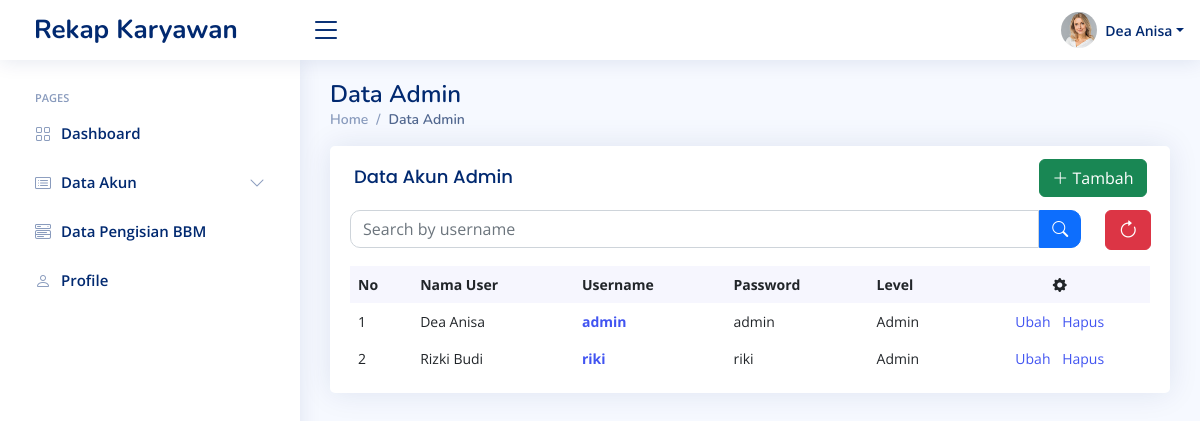
The app's page /data_akun.php?level=Admin (signed in) with its own data.
### tables this page shows
CREATE TABLE `tb_user` (
  `id` int(11) NOT NULL,
  `username` varchar(20) NOT NULL,
  `password` varchar(20) NOT NULL,
  `nama_user` varchar(100) NOT NULL,
  `jenis_kelamin` varchar(10) NOT NULL,
  `no_telpon` varchar(20) NOT NULL,
  `email` varchar(100) NOT NULL,
  `foto_profil` varchar(100) NOT NULL,
  `level` varchar(10) NOT NULL
);

### data_akun.php (the view, shortened to what this page needs)
<?php
require './koneksi.php';
if ($_SESSION['admin']) {
    if ($_SESSION['admin']) {
        $user = $_SESSION['admin'];
    }
}
else{
    header('location:login.php');
}
$sql = mysqli_query($conn, "SELECT * FROM tb_user WHERE username = '$user' ");
$data = mysqli_fetch_assoc($sql);
?>
<!DOCTYPE html>
<html lang="en">
<?php
include 'head.php';
?>
<body>
    <?php
    include './navbar.php';
    ?>
    <main id="main" class="main">
        <div class="pagetitle">
            <?php
            $level = $_GET['level'];
            ?>
            <h1>Data <?= $level ?></h1>
            <nav>
                <ol class="breadcrumb">
                    <li class="breadcrumb-item"><a href="./index.php">Home</a></li>
                    <li class="breadcrumb-item active">Data <?= $level ?></li>
                </ol>
            </nav>
        </div>
        <section class="section dashboard">
            <div class="row">
                <div class="col-lg-12">
                    <div class="row">
                        <div class="col-12">
                            <div class="card top-selling overflow-auto">
                                <div class="card-body pb-0">
                                    <div class="row ms-1">
                                        <h5 class="card-title col-10">Data Akun <?= $level ?></h5>
                                        <a href="./create.php?level=<?= $level ?>" class="col-2 my-auto"><span class="btn btn-success"><i class="bi-plus-lg"></i> Tambah</span></a>
                                    </div>
                                    <div class="mb-3 row">
                                        <div class="col-11">
                                            <form class="search-form d-flex align-items-center" method="POST" action="">
                                                <input type="text" name="search" placeholder="Search by username" class="form-control" style="border-radius: 10px 0 0 10px;" required>
                                                <button type="submit" class="btn btn-primary" style="border-radius: 0 10px 10px 0;"><i class="bi bi-search"></i></button>
                                            </form>
                                        </div>
                                        <div class="col-1">
                                            <a href="" class="btn btn-danger py-1 my-auto" title="Refresh Page"><i class="bi bi-arrow-clockwise fs-5"></i></a>
                                        </div>
                                    </div>
                                    <table class="table table-borderless">
                                        <thead>
                                            <tr>
                                                <th scope="col">No</th>
                                                <th scope="col">Nama User</th>
                                                <th scope="col">Username</th>
                                                <th scope="col">Password</th>
                                                <th scope="col">Level</th>
                                                <th scope="col" class="text-center"><i class="bi bi-gear-fill"></i></th>
                                            </tr>
                                        </thead>
                                        <tbody>
                                            <?php
                                            $no = 1;
                                            if (isset($_POST['search'])) {
                                                $username = $_POST['search'];
                                                $sql = mysqli_query($conn, "SELECT * FROM tb_user WHERE username = '$username' && level = '$level' ");
                                            } else {
                                                $sql = mysqli_query($conn, "SELECT * FROM tb_user WHERE level = '$level' ");
                                            }
                                            while ($data = mysqli_fetch_assoc($sql)) {
                                            ?>
                                                <tr>
                                                    <td><?= $no++ ?></td>
                                                    <td><?= $data['nama_user'] ?></td>
                                                    <td><a type="button" class="text-link fw-bold" data-bs-toggle="modal" data-bs-target="#modalTransaksi<?= $data['id'] ?>"><?= $data['username'] ?></a></td>
                                                    <td><?= $data['password'] ?></td>
                                                    <td><?= $data['level'] ?></td>
                                                    <td class="text-center">
                                                        <a href="./update.php?username=<?= $data['username'] ?>&level=<?= $level ?>" class="me-1">Ubah</a>
                                                        <a href="./delete.php?username=<?= $data['username'] ?>&level=<?= $level ?>" onclick="return confirm('Apakah anda yakin ingin menghapus data tersebut?')" class="ms-1">Hapus</a>
                                                    </td>
                                                </tr>
                                            <?php
                                            }
                                            ?>
                                        </tbody>
                                    </table>
                                </div>
                            </div>
                        </div>
                    </div>
                </div>
            </div>
        </section>
    </main>
</body>
</html>

### navbar.php (shortened to what this page needs)
<header id="header" class="header fixed-top d-flex align-items-center">
    <div class="d-flex align-items-center justify-content-between">
        <a href="./index.php" class="logo d-flex align-items-center">
            <span class="d-none d-lg-block ms-2">Rekap Karyawan</span>
        </a>
        <i class="bi bi-list toggle-sidebar-btn"></i>
    </div>
    <nav class="header-nav ms-auto">
        <ul class="d-flex align-items-center">
            <li class="nav-item dropdown pe-3">
                <a class="nav-link nav-profile d-flex align-items-center pe-0" href="#" data-bs-toggle="dropdown">
                    <?php
                    if ($data['foto_profil'] == '') {
                        if ($data['jenis_kelamin'] == 'L') {
                    ?>
                            <img src="assets/img/profile-img.jpg" alt="Profile" class="rounded-circle">
                        <?php
                        } else {
                        ?>
                            <img src="assets/img/messages-1.jpg" alt="Profile" class="rounded-circle">
                        <?php
                        }
                    } else {
                        ?>
                        <img src="./profile/<?= $data['foto_profil'] ?>" alt="Profile" class="rounded-circle" style="max-width: 40px; height: 50px;">
                    <?php
                    }
                    ?>
                    <span class="d-none d-md-block dropdown-toggle ps-2"><?= $data['nama_user'] ?></span>
                </a>
            </li>
        </ul>
    </nav>
</header>
<aside id="sidebar" class="sidebar">
    <ul class="sidebar-nav" id="sidebar-nav">
        <li class="nav-heading">Pages</li>
        <li class="nav-item">
            <a class="nav-link collapsed" href="./index.php">
                <i class="bi bi-grid"></i>
                <span>Dashboard</span>
            </a>
        </li>
        <?php
        if ($data['level'] == 'Admin') {
        ?>
            <li class="nav-item">
                <a class="nav-link collapsed" data-bs-target="#tables-nav" data-bs-toggle="collapse" href="#">
                    <i class="bi bi-card-list"></i><span>Data Akun</span><i class="bi bi-chevron-down ms-auto"></i>
                </a>
            </li>
            <li class="nav-item">
                <a class="nav-link collapsed" href="./data_pengisian_bbm.php">
                    <i class="bi bi-menu-button-wide"></i>
                    <span>Data Pengisian BBM</span>
                </a>
            </li>
        <?php
        }
        ?>
        <li class="nav-item">
            <a class="nav-link collapsed" href="./profile.php">
                <i class="bi bi-person"></i>
                <span>Profile</span>
            </a>
        </li>
    </ul>
</aside>

### assets/css/style.css (style rules this page uses)
:root { scroll-behavior: smooth; }
body { font-family: "Open Sans", sans-serif; background: #f6f9ff; color: #444444; }
a { color: #4154f1; text-decoration: none; }
h1, h2, h3, h4, h5, h6 { font-family: "Nunito", sans-serif; }
#main { margin-top: 60px; padding: 20px 30px; transition: all 0.3s; }
.pagetitle { margin-bottom: 10px; }
.pagetitle h1 { font-size: 24px; margin-bottom: 0; font-weight: 600; color: #012970; }
.card { margin-bottom: 30px; border: none; border-radius: 5px; box-shadow: 0px 0 30px rgba(1, 41, 112, 0.1); }
.card-title { padding: 20px 0 15px 0; font-size: 18px; font-weight: 500; color: #012970; font-family: "Poppins", sans-serif; }
.card-body { padding: 0 20px 20px 20px; }
.breadcrumb { font-size: 14px; font-family: "Nunito", sans-serif; color: #899bbd; font-weight: 600; }
.breadcrumb a { color: #899bbd; transition: 0.3s; }
.breadcrumb .breadcrumb-item::before { color: #899bbd; }
.breadcrumb .active { color: #51678f; font-weight: 600; }
.logo { line-height: 1; }
@media (min-width: 1200px) { .logo { width: 280px; } }
.logo span { font-size: 26px; font-weight: 700; color: #012970; font-family: "Nunito", sans-serif; }
.header { transition: all 0.5s; z-index: 997; height: 60px; box-shadow: 0px 2px 20px rgba(1, 41, 112, 0.1); background-color: #fff; padding-left: 20px; }
.header .toggle-sidebar-btn { font-size: 32px; padding-left: 10px; cursor: pointer; color: #012970; }
.header-nav ul { list-style: none; }
.header-nav>ul { margin: 0; padding: 0; }
.header-nav .nav-profile { color: #012970; }
.header-nav .nav-profile img { max-height: 36px; }
.header-nav .nav-profile span { font-size: 14px; font-weight: 600; }
.sidebar { position: fixed; top: 60px; left: 0; bottom: 0; width: 300px; z-index: 996; transition: all 0.3s; padding: 20px; overflow-y: auto; scrollbar-width: thin; scrollbar-color: #aab7cf transparent; box-shadow: 0px 0px 20px rgba(1, 41, 112, 0.1); background-color: #fff; }
@media (min-width: 1200px) { #main, #footer { margin-left: 300px; } }
.sidebar-nav { padding: 0; margin: 0; list-style: none; }
.sidebar-nav li { padding: 0; margin: 0; list-style: none; }
.sidebar-nav .nav-item { margin-bottom: 5px; }
.sidebar-nav .nav-heading { font-size: 11px; text-transform: uppercase; color: #899bbd; font-weight: 600; margin: 10px 0 5px 15px; }
.sidebar-nav .nav-link { display: flex; align-items: center; font-size: 15px; font-weight: 600; color: #4154f1; transition: 0.3; background: #f6f9ff; padding: 10px 15px; border-radius: 4px; }
.sidebar-nav .nav-link i { font-size: 16px; margin-right: 10px; color: #4154f1; }
.sidebar-nav .nav-link.collapsed { color: #012970; background: #fff; }
.sidebar-nav .nav-link.collapsed i { color: #899bbd; }
.sidebar-nav .nav-link .bi-chevron-down { margin-right: 0; transition: transform 0.2s ease-in-out; }
.dashboard .top-selling { font-size: 14px; }
.dashboard .top-selling .table thead { background: #f6f6fe; }
.dashboard .top-selling .table thead th { border: 0; }
.dashboard .top-selling .table tbody td { vertical-align: middle; }

### records on screen
tb_user: foto_profil (picture), nama_user "Dea Anisa", username "admin", password "admin", level "Admin"
tb_user: nama_user "Rizki Budi", username "riki", password "riki", level "Admin"

### other values on screen
$level "Admin"
